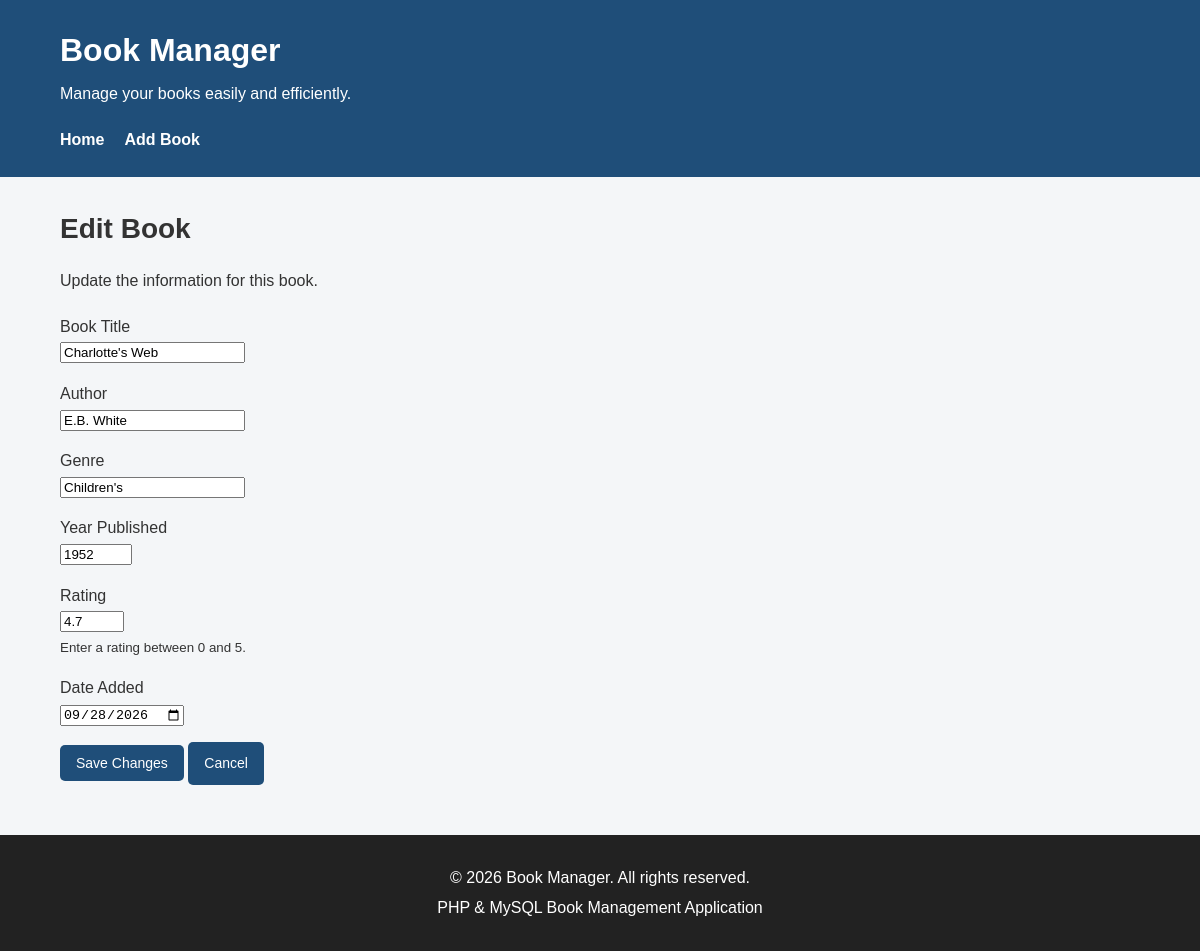
The app's page /edit.php?id=4 with its own data.
### tables this page shows
CREATE TABLE `books` (
  `id` int(11) NOT NULL,
  `title` varchar(255) NOT NULL,
  `author` varchar(255) NOT NULL,
  `genre` varchar(100) NOT NULL,
  `year_published` int(4) NOT NULL,
  `rating` decimal(3,1) NOT NULL,
  `date_added` date NOT NULL
);

### edit.php (the view, shortened to what this page needs)
<?php
require_once "db.php";
$id = filter_input(INPUT_GET, "id", FILTER_VALIDATE_INT);
try {
    $sql = "
        SELECT
            id,
            title,
            author,
            genre,
            year_published,
            rating,
            date_added
        FROM books
        WHERE id = :id
    ";
    $statement = $pdo->prepare($sql);
    $statement->execute([
        ":id" => $id
    ]);
    $book = $statement->fetch(PDO::FETCH_ASSOC);
} catch (PDOException $e) {
    header("Location: error.php");
    exit;
}
$title = $book["title"];
$author = $book["author"];
$genre = $book["genre"];
$year_published = $book["year_published"];
$rating = $book["rating"];
$date_added = $book["date_added"];
require_once "header.php";
?>
<section class="page-heading">
    <h2>Edit Book</h2>
    <p>
        Update the information for this book.
    </p>
</section>
<form method="POST" action="edit.php?id=<?= htmlspecialchars($id, ENT_QUOTES, "UTF-8") ?>">
    <p>
        <label for="title">
            Book Title
        </label>
        <br>
        <input
            type="text"
            id="title"
            name="title"
            value="<?= htmlspecialchars($title, ENT_QUOTES, "UTF-8") ?>"
            required
        >
    </p>
    <p>
        <label for="author">
            Author
        </label>
        <br>
        <input
            type="text"
            id="author"
            name="author"
            value="<?= htmlspecialchars($author, ENT_QUOTES, "UTF-8") ?>"
            required
        >
    </p>
    <p>
        <label for="genre">
            Genre
        </label>
        <br>
        <input
            type="text"
            id="genre"
            name="genre"
            value="<?= htmlspecialchars($genre, ENT_QUOTES, "UTF-8") ?>"
            required
        >
    </p>
    <p>
        <label for="year_published">
            Year Published
        </label>
        <br>
        <input
            type="number"
            id="year_published"
            name="year_published"
            value="<?= htmlspecialchars($year_published, ENT_QUOTES, "UTF-8") ?>"
            min="0"
            max="2100"
            required
        >
    </p>
    <p>
        <label for="rating">
            Rating
        </label>
        <br>
        <input
            type="number"
            id="rating"
            name="rating"
            value="<?= htmlspecialchars($rating, ENT_QUOTES, "UTF-8") ?>"
            min="0"
            max="5"
            step="0.1"
            required
        >
        <br>
        <small>
            Enter a rating between 0 and 5.
        </small>
    </p>
    <p>
        <label for="date_added">
            Date Added
        </label>
        <br>
        <input
            type="date"
            id="date_added"
            name="date_added"
            value="<?= htmlspecialchars($date_added, ENT_QUOTES, "UTF-8") ?>"
            required
        >
    </p>
    <p>
        <button type="submit" class="button">
            Save Changes
        </button>
        <a href="index.php" class="button">
            Cancel
        </a>
    </p>
</form>
<?php
require_once "footer.php";
?>

### css/style.css (style rules this page uses)
* { box-sizing: border-box; }
body { margin: 0; font-family: Arial, Helvetica, sans-serif; background-color: #f4f6f8; color: #333333; line-height: 1.6; }
.page-heading { margin-bottom: 20px; }
.page-heading h2 { margin-bottom: 5px; font-size: 28px; }
.button { display: inline-block; background-color: #1f4e79; color: white; text-decoration: none; padding: 10px 16px; border-radius: 5px; border: none; cursor: pointer; font-size: 14px; }

### records on screen
books: title "Charlotte's Web", author "E.B. White", genre "Children's", year_published "1952", rating "4.7", date_added "09/28/2026"
